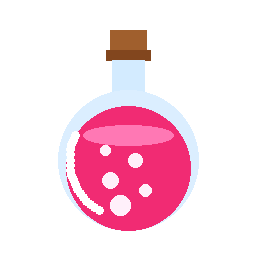
#> input picture sample_input.png, 256 x 256 px
$ python cli.py ../sample_input.png
#> lines starting #> are read from the running program, lines starting #| are printed output that depends on the picture; after the words box and inside, x2 and y2 are one past the last pixel; in counts of white or black regions, pixels touching at a corner belong together
#> in main, source_img is the input picture: PIL image 256x256 RGBA; mean R, G, B, A 60.7, 28.2, 42.1, 58
#| 🎮 Transforming: sample_input.png (256x256)
### pixelart/converter.py
"""Core pipeline for transforming high-resolution images into authentic retro pixel art."""

from typing import Optional, Tuple

import numpy as np
from PIL import Image, ImageEnhance

from .dither import (
    find_closest_palette_indices,
    quantize_atkinson,
    quantize_bayer,
    quantize_blue_noise,
    quantize_checkerboard,
    quantize_error_diffusion,
    quantize_floyd_steinberg,
    quantize_none,
)
from .palettes import (
    Palette,
    RGBColor,
    extract_adaptive_palette,
    get_palette_by_name,
    parse_custom_palette,
)

RESAMPLE_METHODS = {
    "lanczos": Image.Resampling.LANCZOS,
    "bicubic": Image.Resampling.BICUBIC,
    "bilinear": Image.Resampling.BILINEAR,
    "box": Image.Resampling.BOX,
    "nearest": Image.Resampling.NEAREST,
}


def preprocess_image(
    img: Image.Image,
    contrast: float = 1.25,
    saturation: float = 1.25,
    sharpness: float = 1.30,
    brightness: float = 1.0,
    gamma: float = 1.0,
    warmth: float = 0.0,
    tint: Optional[str] = None,
) -> Image.Image:
    """
    Enhance colors, contrast, sharpness, brightness, gamma, warmth, and retro tint
    to achieve punchy, authentic retro console aesthetics before downscaling.
    """
    processed = img

    # 1. Brightness
    if brightness != 1.0:
        processed = ImageEnhance.Brightness(processed).enhance(brightness)

    # 2. Contrast
    if contrast != 1.0:
        processed = ImageEnhance.Contrast(processed).enhance(contrast)

    # 3. Saturation / Color
    if saturation != 1.0 and processed.mode in ("RGB", "RGBA"):
        processed = ImageEnhance.Color(processed).enhance(saturation)

    # 4. Sharpness
    if sharpness != 1.0:
        processed = ImageEnhance.Sharpness(processed).enhance(sharpness)

    # 5. Gamma correction (CRT display gamma curve simulation)
    if gamma != 1.0 and gamma > 0:
        inv_gamma = 1.0 / gamma
        lut = [min(255, int(((i / 255.0) ** inv_gamma) * 255 + 0.5)) for i in range(256)]
        if processed.mode == "RGBA":
            r, g, b, a = processed.split()
            processed = Image.merge("RGBA", (r.point(lut), g.point(lut), b.point(lut), a))
        elif processed.mode == "RGB":
            processed = processed.point(lut * 3)

    # 6. Warmth / Color Temperature Shift (-1.0 cool cyber to +1.0 warm CRT glow)
    if warmth != 0.0 and processed.mode in ("RGB", "RGBA"):
        arr = np.array(processed, dtype=np.float32)
        delta = warmth * 28.0
        arr[:, :, 0] = np.clip(arr[:, :, 0] + delta, 0, 255)
        arr[:, :, 2] = np.clip(arr[:, :, 2] - delta, 0, 255)
        processed = Image.fromarray(arr.astype(np.uint8), mode=processed.mode)

    # 7. Retro monitor tints
    if tint:
        t_clean = tint.lower().strip()
        if t_clean in ("crt-green", "green-phosphor"):
            gray = processed.convert("L")
            g_arr = np.array(gray, dtype=np.float32) / 255.0
            r = (g_arr * 30).astype(np.uint8)
            g = (g_arr * 230 + 20).astype(np.uint8)
            b = (g_arr * 40).astype(np.uint8)
            if processed.mode == "RGBA":
                a = np.array(processed)[:, :, 3]
                processed = Image.fromarray(np.stack([r, g, b, a], axis=-1), mode="RGBA")
            else:
                processed = Image.fromarray(np.stack([r, g, b], axis=-1), mode="RGB")
        elif t_clean in ("crt-amber", "amber-phosphor"):
            gray = processed.convert("L")
            g_arr = np.array(gray, dtype=np.float32) / 255.0
            r = (g_arr * 255).astype(np.uint8)
            g = (g_arr * 165).astype(np.uint8)
            b = (g_arr * 10).astype(np.uint8)
            if processed.mode == "RGBA":
                a = np.array(processed)[:, :, 3]
                processed = Image.fromarray(np.stack([r, g, b, a], axis=-1), mode="RGBA")
            else:
                processed = Image.fromarray(np.stack([r, g, b], axis=-1), mode="RGB")
        elif t_clean in ("sepia", "vintage"):
            gray = processed.convert("L")
            g_arr = np.array(gray, dtype=np.float32) / 255.0
            r = np.clip(g_arr * 240 + 20, 0, 255).astype(np.uint8)
            g = np.clip(g_arr * 200 + 10, 0, 255).astype(np.uint8)
            b = np.clip(g_arr * 145, 0, 255).astype(np.uint8)
            if processed.mode == "RGBA":
                a = np.array(processed)[:, :, 3]
                processed = Image.fromarray(np.stack([r, g, b, a], axis=-1), mode="RGBA")
            else:
                processed = Image.fromarray(np.stack([r, g, b], axis=-1), mode="RGB")
        elif t_clean in ("monochrome", "bw", "grayscale"):
            gray = processed.convert("L")
            if processed.mode == "RGBA":
                a = processed.split()[3]
                processed = Image.merge("RGBA", (gray, gray, gray, a))
            else:
                processed = gray.convert("RGB")

    return processed


def calculate_target_size(
    orig_w: int,
    orig_h: int,
    target_w: Optional[int] = None,
    target_h: Optional[int] = None,
    downscale_factor: Optional[int] = None,
    max_dimension: Optional[int] = None,
) -> Tuple[int, int]:
    """Calculate target (width, height) maintaining aspect ratio where appropriate."""
    if downscale_factor and downscale_factor > 1:
        new_w = max(1, orig_w // downscale_factor)
        new_h = max(1, orig_h // downscale_factor)
        return new_w, new_h

    if target_w is not None and target_h is not None:
        return target_w, target_h

    if target_w is not None:
        new_h = max(1, int(orig_h * (target_w / orig_w)))
        return target_w, new_h

    if target_h is not None:
        new_w = max(1, int(orig_w * (target_h / orig_h)))
        return new_w, target_h

    if max_dimension is not None:
        if orig_w >= orig_h:
            new_w = max_dimension
            new_h = max(1, int(orig_h * (max_dimension / orig_w)))
        else:
            new_h = max_dimension
            new_w = max(1, int(orig_w * (max_dimension / orig_h)))
        return new_w, new_h

    # Default to 64x64 bounding box maintaining aspect ratio
    return calculate_target_size(orig_w, orig_h, max_dimension=64)


# [25 lines left out: function apply_sprite_outline, not called in this run]


def convert_to_pixel_art(
    img: Image.Image,
    target_width: Optional[int] = None,
    target_height: Optional[int] = None,
    downscale_factor: Optional[int] = None,
    max_dimension: Optional[int] = 64,
    palette_name_or_spec: str = "pico8",
    num_adaptive_colors: int = 16,
    dither_mode: str = "none",
    dither_strength: float = 1.0,
    bayer_matrix_size: int = 4,
    resample_method: str = "lanczos",
    contrast: float = 1.25,
    saturation: float = 1.25,
    sharpness: float = 1.30,
    brightness: float = 1.0,
    gamma: float = 1.0,
    warmth: float = 0.0,
    tint: Optional[str] = None,
    alpha_threshold: int = 128,
    add_outline: bool = False,
    outline_color: RGBColor = (0, 0, 0),
    perceptual: bool = True,
    crop_box: Optional[Tuple[int, int, int, int]] = None,
) -> Tuple[Image.Image, np.ndarray, Palette]:
    """
    Full pipeline to turn an image into authentic retro pixel art.
    crop_box: Optional (x, y, width, height) to crop region of interest.

    Returns:
        (pixel_art_image, palette_indices, final_palette)
    """
#> called with max_dimension = 64, palette_name_or_spec = 'pico8', num_adaptive_colors = 16, dither_mode = 'none', dither_strength = 1, bayer_matrix_size = 4, resample_method = 'lanczos', contrast = 1.25
    # 0. Apply crop if requested (x, y, width, height)
    if crop_box is not None:
        cx, cy, cw, ch = crop_box
        img = img.crop((cx, cy, cx + cw, cy + ch))

    # 1. Determine target dimensions
    orig_w, orig_h = img.size
    w, h = calculate_target_size(
        orig_w, orig_h,
        target_w=target_width,
        target_h=target_height,
        downscale_factor=downscale_factor,
        max_dimension=max_dimension,
    )

    # 2. Check alpha transparency
    has_alpha = img.mode in ("RGBA", "LA") or ("transparency" in img.info)
#> has_alpha = True
    if has_alpha:
        img_rgba = img.convert("RGBA")
    else:
        img_rgba = img.convert("RGB")

    # 3. Preprocess contrast, saturation, sharpness, brightness, gamma, warmth, and tint
    preprocessed = preprocess_image(
        img_rgba,
        contrast=contrast,
        saturation=saturation,
        sharpness=sharpness,
        brightness=brightness,
        gamma=gamma,
        warmth=warmth,
        tint=tint,
    )

    # 4. Downscale to retro pixel dimensions
    resample_filter = RESAMPLE_METHODS.get(resample_method.lower(), Image.Resampling.LANCZOS)
    low_res_img = preprocessed.resize((w, h), resample=resample_filter)

    # 5. Extract alpha mask if transparent
    alpha_mask = None
    if has_alpha:
        low_res_rgba = np.array(low_res_img)
        alpha_channel = low_res_rgba[:, :, 3]
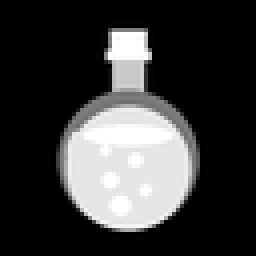
#> alpha_channel: shape (64, 64) (shown 4 times larger); min 0, max 255, mean 58.2
        alpha_mask = alpha_channel >= alpha_threshold
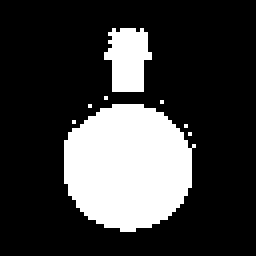
#> alpha_mask: shape (64, 64) bool (shown 4 times larger); 23.4% white; 8 white regions (6 under 20 px), largest, box (x1, y1, x2, y2) and area: (16, 26, 49, 58) 811, (26, 7, 38, 23) 142
        low_res_rgb = low_res_rgba[:, :, :3]
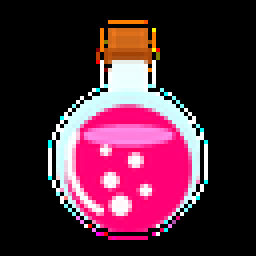
#> low_res_rgb: shape (64, 64, 3) (shown 4 times larger); mean R, G, B 77.8, 38.4, 55.1
    else:
        low_res_rgb = np.array(low_res_img.convert("RGB"))

    # 6. Resolve Palette & Modern Full Color
    palette: Palette
    palette_lower = palette_name_or_spec.lower().strip()
    is_full_color = palette_lower in (
        "full-color", "fullcolor", "truecolor", "modern-full-color",
        "modern", "24bit", "rgb24", "unrestricted"
    )

    if is_full_color:
        quantized_rgb = low_res_rgb.copy()
        flat_rgb = low_res_rgb.reshape(-1, 3)
        unique_colors_arr = np.unique(flat_rgb, axis=0)
        if len(unique_colors_arr) <= 256:
            palette = [tuple(int(val) for val in c) for c in unique_colors_arr]
            palette_arr = unique_colors_arr.astype(np.float32)
            indices = find_closest_palette_indices(low_res_rgb.astype(np.float32), palette_arr, perceptual=False)
        else:
            palette = extract_adaptive_palette(low_res_img, num_colors=256)
            palette_arr = np.array(palette, dtype=np.float32)
            indices = find_closest_palette_indices(low_res_rgb.astype(np.float32), palette_arr, perceptual=False)
    elif palette_lower in ("adaptive-256", "vga-256", "modern-256", "full-256", "256-color"):
        palette = extract_adaptive_palette(low_res_img, num_colors=256)
    elif palette_lower in ("adaptive", "custom-k", "auto"):
        palette = extract_adaptive_palette(low_res_img, num_colors=num_adaptive_colors)
    elif palette_lower in ("snes-adaptive", "snes-15bit"):
        palette = extract_adaptive_palette(low_res_img, num_colors=16, snap_snes=True)
    elif palette_lower in ("genesis-adaptive", "megadrive-adaptive", "genesis-9bit"):
        palette = extract_adaptive_palette(low_res_img, num_colors=16, snap_genesis=True)
    else:
        preset = get_palette_by_name(palette_lower)
        if preset is not None and len(preset) > 0:
            palette = preset
        else:
            palette = parse_custom_palette(palette_name_or_spec)

    # 7. Apply Quantization & Dithering
    dither_clean = dither_mode.lower().strip()
    if is_full_color and dither_clean in ("none", "flat"):
        # TrueColor direct pixel art: retain all original 24-bit colors
        pass
    elif dither_clean.startswith("bayer"):
        # e.g. bayer, bayer-2x2, bayer-4x4, bayer-8x8
        matrix_sz = bayer_matrix_size
        if "2" in dither_clean:
            matrix_sz = 2
        elif "8" in dither_clean:
            matrix_sz = 8
        quantized_rgb, indices = quantize_bayer(
            low_res_rgb,
            palette,
            matrix_size=matrix_sz,
            strength=dither_strength,
            perceptual=perceptual,
        )
    elif dither_clean in ("checkerboard", "checker", "mesh"):
        quantized_rgb, indices = quantize_checkerboard(
            low_res_rgb,
            palette,
            strength=dither_strength,
            perceptual=perceptual,
        )
    elif dither_clean in ("blue-noise", "bluenoise", "blue"):
        quantized_rgb, indices = quantize_blue_noise(
            low_res_rgb,
            palette,
            strength=dither_strength,
            perceptual=perceptual,
        )
    elif dither_clean in ("atkinson", "mac", "macintosh"):
        quantized_rgb, indices = quantize_atkinson(
            low_res_rgb,
            palette,
            alpha_mask=alpha_mask,
            strength=dither_strength,
            perceptual=perceptual,
        )
    elif dither_clean in ("burkes", "sierra", "stucki"):
        quantized_rgb, indices = quantize_error_diffusion(
            low_res_rgb,
            palette,
            kernel_name=dither_clean,
            alpha_mask=alpha_mask,
            strength=dither_strength,
            perceptual=perceptual,
        )
    elif dither_clean in ("floyd", "floyd-steinberg", "fs"):
        quantized_rgb, indices = quantize_floyd_steinberg(
            low_res_rgb,
            palette,
            alpha_mask=alpha_mask,
            strength=dither_strength,
            perceptual=perceptual,
        )
    else:
        # No dithering (flat retro cel-shading)
        quantized_rgb, indices = quantize_none(
            low_res_rgb,
            palette,
            perceptual=perceptual,
        )

    # 8. Apply Outline if requested and sprite has alpha
    if add_outline and alpha_mask is not None:
        quantized_rgb = apply_sprite_outline(quantized_rgb, alpha_mask, outline_color=outline_color)

    # 9. Reconstruct final image (RGB or RGBA)
    if alpha_mask is not None:
        final_rgba = np.zeros((h, w, 4), dtype=np.uint8)
        final_rgba[:, :, :3] = quantized_rgb
        final_rgba[:, :, 3] = np.where(alpha_mask, 255, 0)
        result_img = Image.fromarray(final_rgba, mode="RGBA")
    else:
        result_img = Image.fromarray(quantized_rgb, mode="RGB")

    return result_img, indices, palette


def upscale_nearest(img: Image.Image, scale: int = 8) -> Image.Image:
    """
    Scale pixel art up by an integer factor using Nearest-Neighbor.
    Maintains 100% crisp, razor-sharp square pixels for modern displays.
    """
    if scale <= 1:
        return img
    w, h = img.size
    return img.resize((w * scale, h * scale), resample=Image.Resampling.NEAREST)

### pixelart/dither.py
"""Dithering algorithms and color quantization for retro pixel art."""

from typing import List, Optional, Tuple

import numpy as np

RGBColor = Tuple[int, int, int]
Palette = List[RGBColor]

DITHER_METHODS = (
    "none",
    "bayer-2x2",
    "bayer-4x4",
    "bayer-8x8",
    "checkerboard",
    "blue-noise",
    "floyd",
    "atkinson",
    "burkes",
    "sierra",
    "stucki",
)

# Bayer Matrices normalized to zero-centered range [-0.5, 0.5]
BAYER_2X2 = (np.array([
    [0, 2],
    [3, 1]
], dtype=np.float32) / 4.0) - 0.5

BAYER_4X4 = (np.array([
    [ 0,  8,  2, 10],
    [12,  4, 14,  6],
    [ 3, 11,  1,  9],
    [15,  7, 13,  5]
], dtype=np.float32) / 16.0) - 0.5

BAYER_8X8 = (np.array([
    [ 0, 32,  8, 40,  2, 34, 10, 42],
    [48, 16, 56, 24, 50, 18, 58, 26],
    [12, 44,  4, 36, 14, 46,  6, 38],
    [60, 28, 52, 20, 62, 30, 54, 22],
    [ 3, 35, 11, 43,  1, 33,  9, 41],
    [51, 19, 59, 27, 49, 17, 57, 25],
    [15, 47,  7, 39, 13, 45,  5, 37],
    [63, 31, 55, 23, 61, 29, 53, 21]
], dtype=np.float32) / 64.0) - 0.5

# 1x1 Alternating parity checkerboard matrix (Sega Genesis pseudo-transparency & mesh shading)
CHECKERBOARD_2X2 = np.array([
    [ 0.5, -0.5],
    [-0.5,  0.5],
], dtype=np.float32)

# Deterministic Void-and-Cluster 16x16 Blue Noise threshold matrix (normalized to [-0.5, 0.5])
# High-frequency grain dithering without directional worming or regular grid artifacts
_BN_RNG = np.random.RandomState(42)
BLUE_NOISE_16X16 = (_BN_RNG.permutation(256).reshape((16, 16)).astype(np.float32) / 256.0) - 0.5

# Classic retro error-diffusion kernels: list of (dx, dy, weight)
DIFFUSION_KERNELS = {
    # Floyd-Steinberg (1976): canonical 4-neighbor error diffusion
    "floyd": [
        (1, 0, 7.0 / 16.0),
        (-1, 1, 3.0 / 16.0),
        (0, 1, 5.0 / 16.0),
        (1, 1, 1.0 / 16.0),
    ],
    # Atkinson (Bill Atkinson, Apple Macintosh 1984): drops 25% error for crisp, punchy contrast
    "atkinson": [
        (1, 0, 1.0 / 8.0),
        (2, 0, 1.0 / 8.0),
        (-1, 1, 1.0 / 8.0),
        (0, 1, 1.0 / 8.0),
        (1, 1, 1.0 / 8.0),
        (0, 2, 1.0 / 8.0),
    ],
    # Burkes (1988): fast 7-neighbor 2-row diffusion avoiding worm-like artifacts
    "burkes": [
        (1, 0, 8.0 / 32.0),
        (2, 0, 4.0 / 32.0),
        (-2, 1, 2.0 / 32.0),
        (-1, 1, 4.0 / 32.0),
        (0, 1, 8.0 / 32.0),
        (1, 1, 4.0 / 32.0),
        (2, 1, 2.0 / 32.0),
    ],
    # Sierra Two-Row (Frankie Sierra, 1989): smooth 7-neighbor diffusion popular in retro PC games
    "sierra": [
        (1, 0, 4.0 / 16.0),
        (2, 0, 3.0 / 16.0),
        (-2, 1, 1.0 / 16.0),
        (-1, 1, 2.0 / 16.0),
        (0, 1, 3.0 / 16.0),
        (1, 1, 2.0 / 16.0),
        (2, 1, 1.0 / 16.0),
    ],
    # Stucki (Peter Stucki, 1981): 12-neighbor 3-row high-detail diffusion
    "stucki": [
        (1, 0, 8.0 / 42.0),
        (2, 0, 4.0 / 42.0),
        (-2, 1, 2.0 / 42.0),
        (-1, 1, 4.0 / 42.0),
        (0, 1, 8.0 / 42.0),
        (1, 1, 4.0 / 42.0),
        (2, 1, 2.0 / 42.0),
        (-2, 2, 1.0 / 42.0),
        (-1, 2, 2.0 / 42.0),
        (0, 2, 4.0 / 42.0),
        (1, 2, 2.0 / 42.0),
        (2, 2, 1.0 / 42.0),
    ],
}


def find_closest_palette_indices(
    pixels: np.ndarray,
    palette_arr: np.ndarray,
    perceptual: bool = True
) -> np.ndarray:
    """
    Find index of closest palette color for each pixel in `pixels`.
    pixels: (H, W, 3) float32
    palette_arr: (K, 3) float32
    Returns: (H, W) uint8 indices
    """
#> called with palette_arr = array of shape (16, 3), perceptual = True
    H, W, _ = pixels.shape
    K = palette_arr.shape[0]

    # Low-memory, cache-friendly iteration over K palette colors
    best_indices = np.zeros((H, W), dtype=np.uint8)
    min_dist = np.full((H, W), np.inf, dtype=np.float32)

    p_r = pixels[:, :, 0]
    p_g = pixels[:, :, 1]
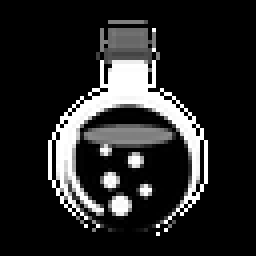
#> p_g: shape (64, 64) float32 (shown 4 times larger); min 0, max 255, mean 38.4
    p_b = pixels[:, :, 2]

    for k in range(K):
        c = palette_arr[k]
        dr = p_r - c[0]
        dg = p_g - c[1]
        db = p_b - c[2]

        if perceptual:
            r_bar = 0.5 * (p_r + c[0])
            wr = 2.0 + (r_bar / 256.0)
            wb = 2.0 + ((255.0 - r_bar) / 256.0)
            d = wr * (dr * dr) + 4.0 * (dg * dg) + wb * (db * db)
        else:
            d = (dr * dr) + (dg * dg) + (db * db)

        mask = d < min_dist
        min_dist[mask] = d[mask]
        best_indices[mask] = k
#> this loop made 16 passes
#> pass 1, in find_closest_palette_indices, `r_bar = 0.5 * (p_r + c[0])`:
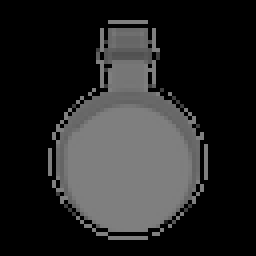
#> r_bar: shape (64, 64) float32 (shown 4 times larger); min 0, max 127.5, mean 38.9
#> pass 1, in find_closest_palette_indices, `wb = 2.0 + ((255.0 - r_bar) / 256.0)`:
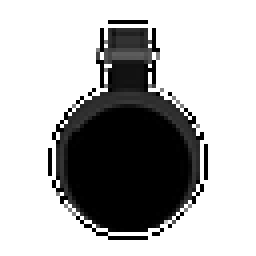
#> wb: shape (64, 64) float32 (shown 4 times larger); min 2.5, max 3, mean 2.84; drawn with min black and max white
#> pass 1, in find_closest_palette_indices, `d = wr * (dr * dr) + 4.0 * (dg * dg) + wb * (db * db)`:
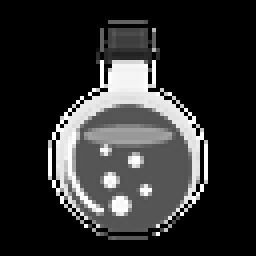
#> d: shape (64, 64) float32 (shown 4 times larger); min 0, max 584971, mean 108718.4; drawn with min black and max white
#> (the rest of the program and of its run is left out)
